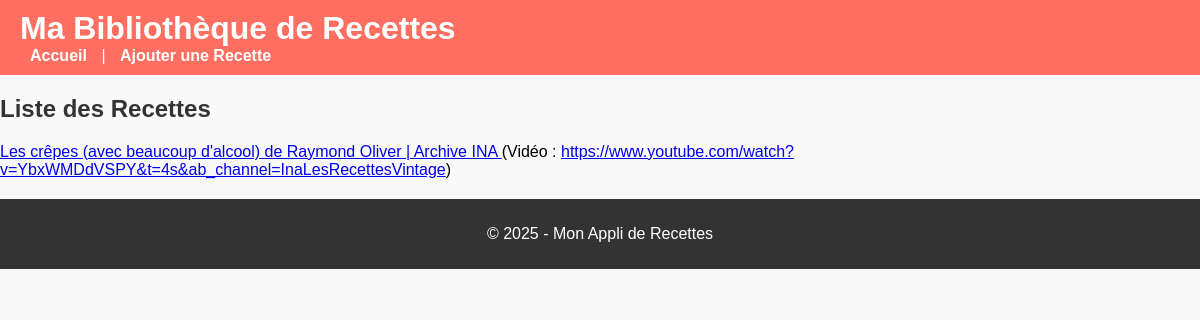
The app's page /, older data.
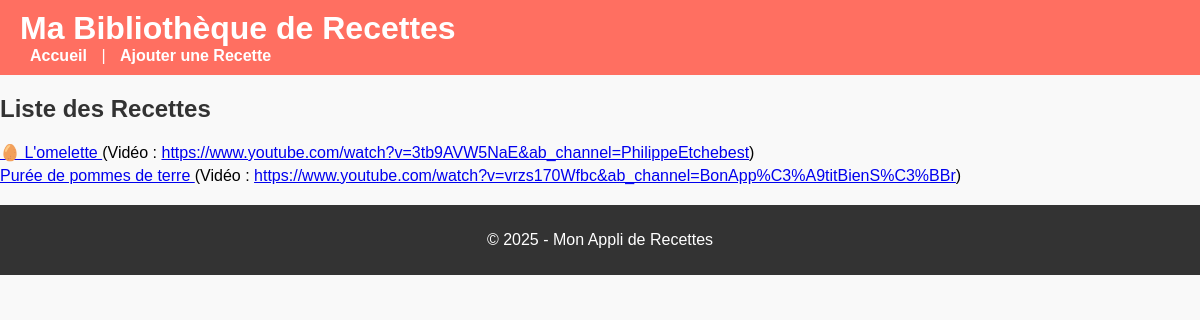
The same page, newer data.
### tables this page shows
CREATE TABLE recipes (
                id INTEGER PRIMARY KEY AUTOINCREMENT,
                video_url TEXT NOT NULL,
                title TEXT,
                ingredients TEXT,
                steps TEXT,
                utensils TEXT,
                cook_time TEXT
            );

### app.py (the view)
@app.route('/')
def index():
    with sqlite3.connect(app.config['DB_PATH']) as conn:
        cursor = conn.cursor()
        cursor.execute("SELECT id, title, video_url FROM recipes")
        data = cursor.fetchall()
    return render_template('index.html', recipes=data)

### templates/index.html
{% extends "base.html" %}
{% block content %}
<h2>Liste des Recettes</h2>
<ul>
{% for recipe in recipes %}
  <li>
    <a href="{{ url_for('view_recipe', recipe_id=recipe[0]) }}">
      {{ recipe[1] or "Recette sans titre" }}
    </a>
    (Vidéo : <a href="{{ recipe[2] }}" target="_blank">{{ recipe[2] }}</a>)
  </li>
{% endfor %}
</ul>
{% endblock %}

Row changes from the older to the newer data that the page shows:
changed recipes: title "Les crêpes (avec beaucoup d'alcool) de Raymond Oliver | Archive INA" → "🥚 L'omelette"; video_url "https://www.youtube.com/watch?v=YbxWMDdVSPY&t=4s&ab_channel=InaLesRecettesVintage" → "https://www.youtube.com/watch?v=3tb9AVW5NaE&ab_channel=PhilippeEtchebest"
added recipes: title "Purée de pommes de terre", video_url "https://www.youtube.com/watch?v=vrzs170Wfbc&ab_channel=BonApp%C3%A9titBienS%C3%BBr"
